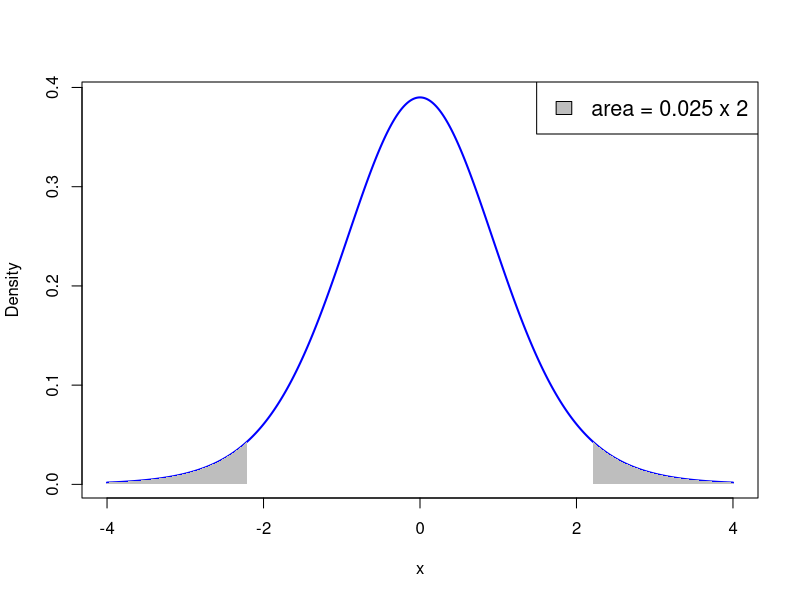
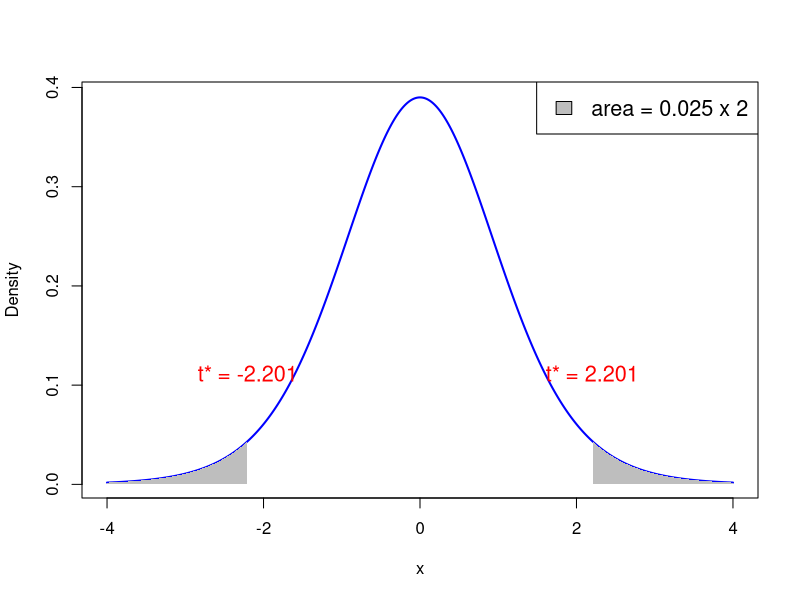
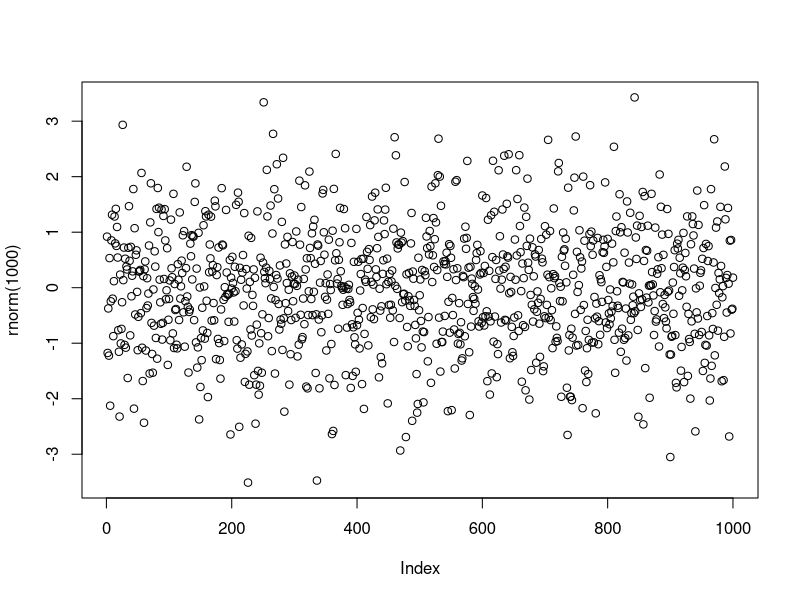
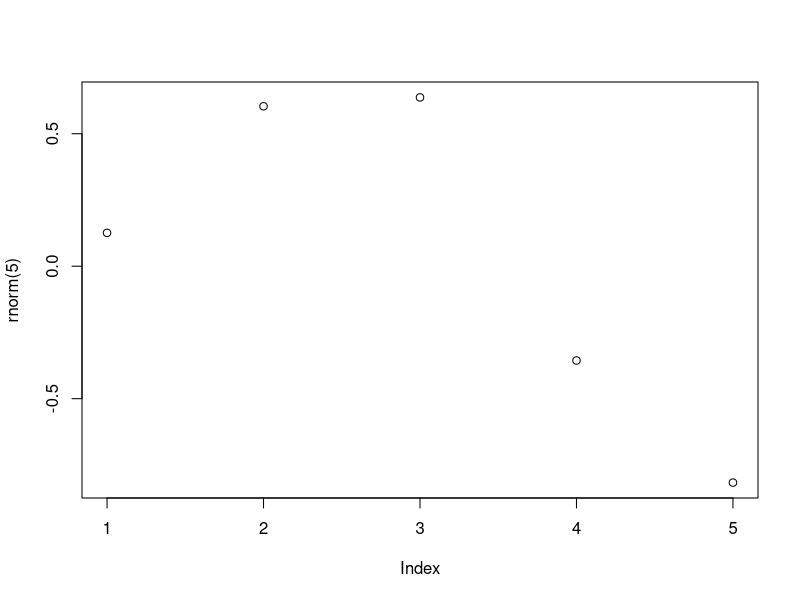
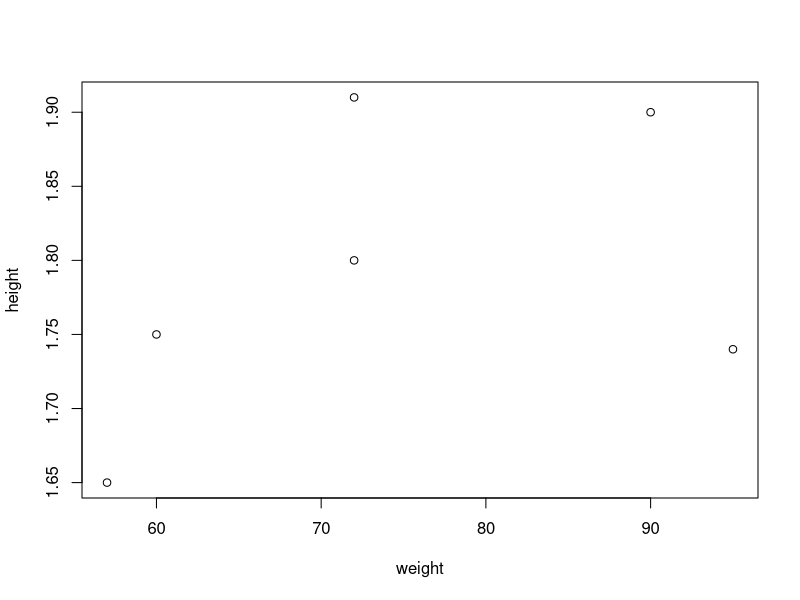
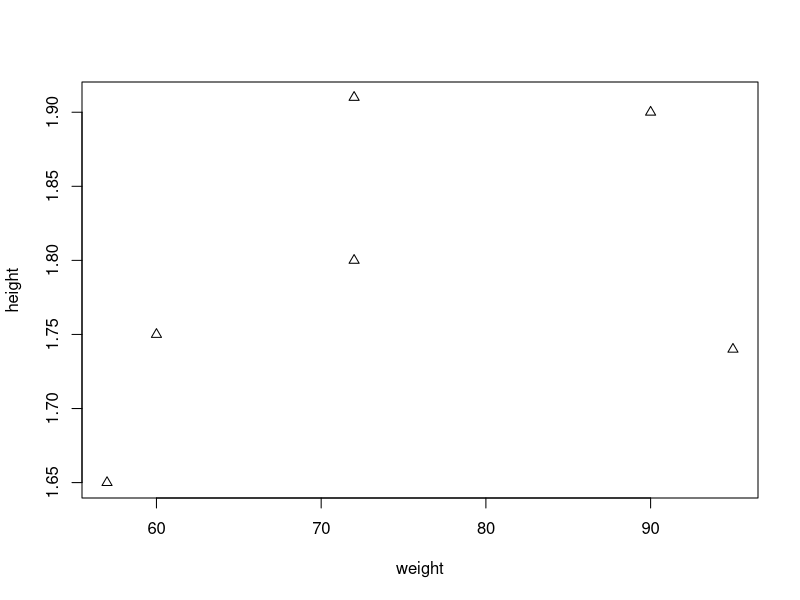
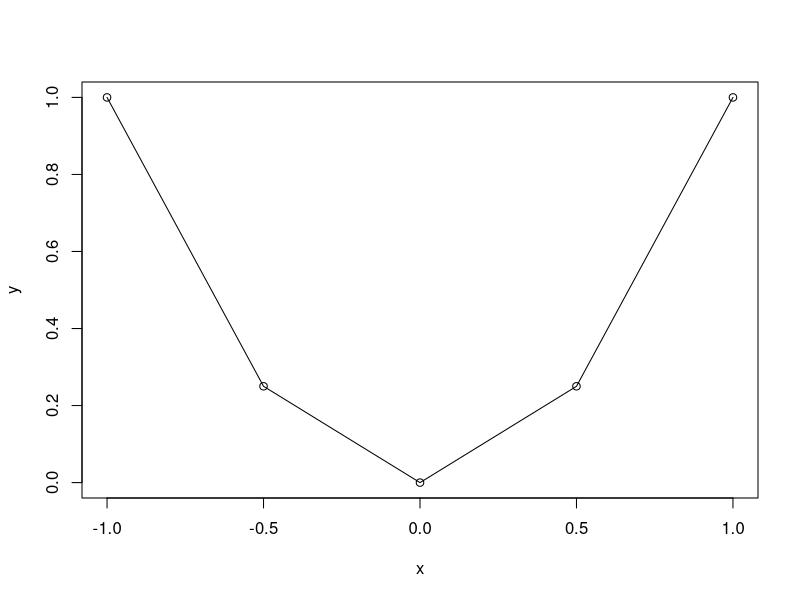
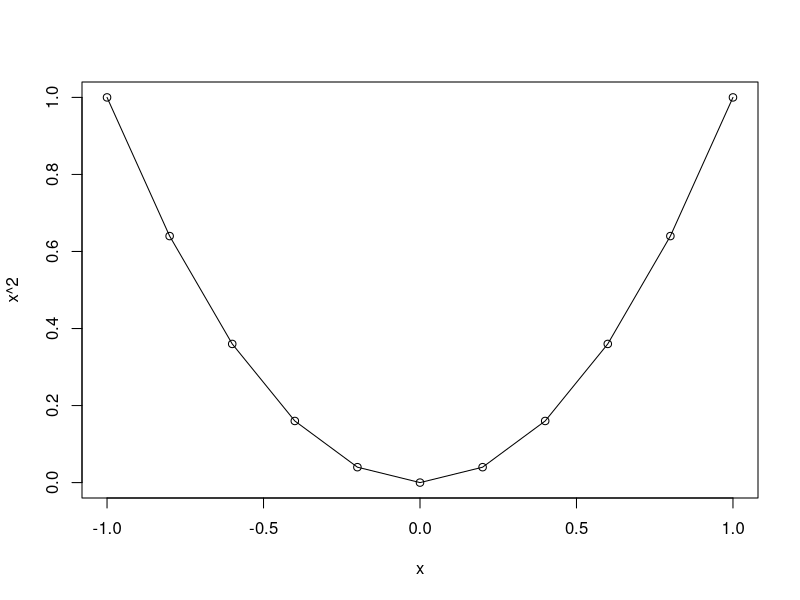

Recreate these plots in R, in order.
## ---- chunk 1
# Degrees of freedom
df <- 11

# Values for x-axis
x <- seq(-4, 4, length.out = 1000)

# Calculate PDF of t-distribution
pdf <- dt(x, df)

# Plot PDF
plot(x, pdf, type = "l", col = "blue", lwd = 2, xlab = "x", ylab = "Density")

# Shade area where p-value < 0.025
x_fill_left <- x[x <= qt(0.025, df)]
y_fill_left <- pdf[x <= qt(0.025, df)]
polygon(c(x_fill_left, rev(x_fill_left)), c(y_fill_left, rep(0, length(y_fill_left))), col = "gray", border = NA)

# Shade area where p-value > 0.975
x_fill_right <- x[x >= qt(0.975, df)]
y_fill_right <- pdf[x >= qt(0.975, df)]
polygon(c(x_fill_right, rev(x_fill_right)), c(y_fill_right, rep(0, length(y_fill_right))), col = "gray", border = NA)

# Add legend
legend("topright", legend = c("area = 0.025 x 2"), fill = "gray", cex = 1.3)


## ---- chunk 2
# Degrees of freedom
df <- 11

# Values for x-axis
x <- seq(-4, 4, length.out = 1000)

# Calculate PDF of t-distribution
pdf <- dt(x, df)

# Plot PDF
plot(x, pdf, type = "l", col = "blue", lwd = 2, xlab = "x", ylab = "Density")

# Shade area where p-value < 0.025
x_fill_left <- x[x <= qt(0.025, df)]
y_fill_left <- pdf[x <= qt(0.025, df)]
polygon(c(x_fill_left, rev(x_fill_left)), c(y_fill_left, rep(0, length(y_fill_left))), col = "gray", border = NA)

# Shade area where p-value > 0.975
x_fill_right <- x[x >= qt(0.975, df)]
y_fill_right <- pdf[x >= qt(0.975, df)]
polygon(c(x_fill_right, rev(x_fill_right)), c(y_fill_right, rep(0, length(y_fill_right))), col = "gray", border = NA)

# Add annotations for p value = 0.025 on both sides
text(qt(0.025, df), dt(qt(0.025, df), df) + 0.05, paste("t* =", round(qt(0.025, df), 4)), pos = 3, col = "red", cex = 1.3, adj = c(8.5, 4.5))
text(qt(0.975, df), dt(qt(0.975, df), df) + 0.05, paste("t* =", round(qt(0.975, df), 4)), pos = 3, col = "red", cex = 1.3, adj = c(5.5, 4.5))

# Add legend
legend("topright", legend = c("area = 0.025 x 2"), fill = "gray", cex = 1.3)


## ---- chunk 3
#| echo: true
plot(rnorm(1000))
## ---- chunk 4
#| echo: true

2 + 2
2 * 3 - 1 + 2 ^ 7
exp(-10)
log(2)
pi
sin(pi/2)

## ---- chunk 5
#| echo: true

# This is a comment in R
# Comments are ignored by R

1 + 1   # This works out the result of one plus one!
## ---- chunk 6
#| echo: true
rnorm(5)
## ---- chunk 7
#| echo: true
#| output-location: slide
plot(rnorm(5))
## ---- chunk 8
#| echo: true
x <- 2
x
## ---- chunk 9
#| echo: true
x <- 2
x + x
x
## ---- chunk 10
x <- 2
print(x)
## ---- chunk 11
#| echo: true
sentence <- "Stats is great!"
print(sentence)
## ---- chunk 12
#| echo: true
sentence <- "Stats is great!"
cat(sentence)
## ---- chunk 13
#| echo: true

# Store the result of 2 + 2 in variable two.plus.two

two.plus.two <- 2 + 2

# We want to print to screen the following message:
# "The result of 2 + 2 is two.plus.two"

cat("The result of 2 + 2 is", two.plus.two)
## ---- chunk 14
# This codes sums two numbers and prints result on screen
x <- 1
y <- 2

result <- x + y

# Print the result on screen
cat("Code run successfully!")
cat("The sum of", x , "and", y, "is", result)
## ---- chunk 15
rm(list = ls())
## ---- chunk 16
#| echo: true

# Create 3 variables x, y, z
x <- 2
y <- "Dog"
z <- pi

# Workspace contains variables x, y, z
# This can be displayed by using ls()
ls()
## ---- chunk 17
#| echo: true

# Create 3 variables x, y, z
x <- 2
y <- "Dog"
z <- pi

# Remove x from workspace
rm(x)

# Now the workspace contains only y and z
ls( )
## ---- chunk 18
#| echo: true

# Create 3 variables x, y, z
x <- 2
y <- "Dog"
z <- pi

# Remove all variables from workspace
rm(list = ls())

# Let us check that the workspace is empty
ls( )
## ---- chunk 19
#| echo: true

# Constuct a vector and store it in variable "vector"
vector <- c(60, 72, 57, 90, 95, 72)

# Print vector
print(vector)
## ---- chunk 20
#| echo: true

# Constuct two vectors of radius and height of 6 cylinders
radius <- c(6, 7, 5, 9, 9, 7)
height <- c(1.7, 1.8, 1.6, 2, 1, 1.9)

# Compute the volume of each cylinder and store it in "volume"
volume <- pi * radius^2 * height

# Print volume
print(volume)
## ---- chunk 21
#| echo: true

a <- c(1, 2, 3, 4, 5, 6, 7)
b <- c(0, 1)

a + b
## ---- chunk 22
#| echo: true

vector <- c(1, 2, 3, 4, 5, 6)
scalar <- 2

# Multiplication of vector by a scalar
vector * scalar

# Summing a scalar to each component of a vector
vector + scalar
## ---- chunk 23
x <- c(1, 2, 3, 4, 5)

sum <- sum(x)
length <- length(x)

cat("Here is the vector x: (", x, ")")
cat("The components of vector x sum to", sum)
cat("The length of vector x is", length)
## ---- chunk 24
# First store the wage data into a vector
x <- c(36, 40, 46, 54, 57, 58, 59, 60, 62, 63)

# Let us compute the mean by using formula
xbar = sum(x) / length(x)

# Compute the mean by using built in R function
xbar_check = mean(x)

# We now print both results to screen
cat("Sample mean computed with formula is", xbar)
cat("Sample mean computed by R is", xbar_check)
cat("They coincide!")
## ---- chunk 25
# Again, store the wage data into a vector
x <- c(36, 40, 46, 54, 57, 58, 59, 60, 62, 63)

# Compute the sample variance using formula
xbar = mean(x)
n = length(x)
s2 = sum( (x - xbar)^2 ) / (n - 1) 

# Compute the sample variance using built in R function
s2_check = sd(x)^2

# We now print both results to screen
cat("Sample variance computed with formula is", s2)
cat("Sample variance computed by R is", s2_check)
cat("They coincide!")
## ---- chunk 26
# Enter CCI data using c()
score_2007 <- c(86, 86, 88, 90, 99, 97, 97, 96, 99, 97, 90, 90)
score_2009 <- c(24, 22, 21, 21, 19, 18, 17, 18, 21, 23, 22, 21)

# Compute vector of differences in CCI
difference <- score_2007 - score_2009

# Perform t-test with null hypothesis mu0 = 0
t.test(difference, mu = 0)
## ---- chunk 27
# Enter CCI data using c()
score_2007 <- c(86, 86, 88, 90, 99, 97, 97, 96, 99, 97, 90, 90)
score_2009 <- c(24, 22, 21, 21, 19, 18, 17, 18, 21, 23, 22, 21)
difference <- score_2007 - score_2009

# Store output of t-test
t_test_result <- t.test(difference, mu = 0)

# Capture output from print
output <- capture.output(print(t_test_result))

# Print only one line of the output
cat(output[2])
## ---- chunk 28
# Enter CCI data using c()
score_2007 <- c(86, 86, 88, 90, 99, 97, 97, 96, 99, 97, 90, 90)
score_2009 <- c(24, 22, 21, 21, 19, 18, 17, 18, 21, 23, 22, 21)
difference <- score_2007 - score_2009

# Store output of t-test
t_test_result <- t.test(difference, mu = 0)

# Capture output from print
output <- capture.output(print(t_test_result))

# Print only one line of the output
cat(output[4])
## ---- chunk 29
# Enter CCI data using c()
score_2007 <- c(86, 86, 88, 90, 99, 97, 97, 96, 99, 97, 90, 90)
score_2009 <- c(24, 22, 21, 21, 19, 18, 17, 18, 21, 23, 22, 21)
difference <- score_2007 - score_2009

# Store output of t-test
t_test_result <- t.test(difference, mu = 0)

# Capture output from print
output <- capture.output(print(t_test_result))

# Print only one line of the output
cat(output[5])
## ---- chunk 30
# Enter CCI data using c()
score_2007 <- c(86, 86, 88, 90, 99, 97, 97, 96, 99, 97, 90, 90)
score_2009 <- c(24, 22, 21, 21, 19, 18, 17, 18, 21, 23, 22, 21)
difference <- score_2007 - score_2009

# Store output of t-test
t_test_result <- t.test(difference, mu = 0)

# Capture output from print
output <- capture.output(print(t_test_result))

# Print only one line of the output
cat(output[6])
## ---- chunk 31
# Enter CCI data using c()
score_2007 <- c(86, 86, 88, 90, 99, 97, 97, 96, 99, 97, 90, 90)
score_2009 <- c(24, 22, 21, 21, 19, 18, 17, 18, 21, 23, 22, 21)
difference <- score_2007 - score_2009

# Store output of t-test
t_test_result <- t.test(difference, mu = 0)

# Capture output from print
output <- capture.output(print(t_test_result))

# Print only one line of the output
cat(output[7])
cat(output[8])
## ---- chunk 32
# Enter CCI data using c()
score_2007 <- c(86, 86, 88, 90, 99, 97, 97, 96, 99, 97, 90, 90)
score_2009 <- c(24, 22, 21, 21, 19, 18, 17, 18, 21, 23, 22, 21)
difference <- score_2007 - score_2009

# Store output of t-test
t_test_result <- t.test(difference, mu = 0)

# Capture output from print
output <- capture.output(print(t_test_result))

# Print only one line of the output
cat(output[7])
cat(output[8])
## ---- chunk 33
# Enter CCI data using c()
score_2007 <- c(86, 86, 88, 90, 99, 97, 97, 96, 99, 97, 90, 90)
score_2009 <- c(24, 22, 21, 21, 19, 18, 17, 18, 21, 23, 22, 21)
difference <- score_2007 - score_2009

# Store output of t-test
t_test_result <- t.test(difference, mu = 0)

# Capture output from print
output <- capture.output(print(t_test_result))

# Print only one line of the output
cat(output[7])
cat(output[8])
## ---- chunk 34
# Enter CCI data using c()
score_2007 <- c(86, 86, 88, 90, 99, 97, 97, 96, 99, 97, 90, 90)
score_2009 <- c(24, 22, 21, 21, 19, 18, 17, 18, 21, 23, 22, 21)
difference <- score_2007 - score_2009

# Store output of t-test
t_test_result <- t.test(difference, mu = 0)

# Capture output from print
output <- capture.output(print(t_test_result))

# Print only one line of the output
cat(output[9])
cat(output[10])
cat(output[11])
## ---- chunk 35
#| echo: true
#| output-location: slide

# Store weight and height data in 2 vectors
weight <- c(60, 72, 57, 90, 95, 72)
height <- c(1.75, 1.80, 1.65, 1.90, 1.74, 1.91)

# Plot weight against height
plot(weight, height)
## ---- chunk 36
#| echo: true
#| output-location: slide

# Store weight and height data in 2 vectors
weight <- c(60, 72, 57, 90, 95, 72)
height <- c(1.75, 1.80, 1.65, 1.90, 1.74, 1.91)

# Plot weight against height using little triangles
plot(weight, height, pch = 2)
## ---- chunk 37
#| echo: true
#| output-location: slide

# Input vector for grid of x coordinates
x <- c(-1, -0.5, 0, 0.5, 1)

# Compute the function y=x^2 on the grid
y <- x^2

# Generate scatter plot of (x,y)
plot(x, y)

# Add linear interpolation
lines(x, y)
## ---- chunk 38
#| echo: true
x <- seq(from = 2, to = 20, by = 2)
print(x)
## ---- chunk 39
x <- seq(from = 1, to = 11, by = 2)
y <- seq(1, 11, 2)

cat("Vector x is: (", x, ")")
cat("Vector y is: (", y, ")")
cat("They are the same!")
## ---- chunk 40
#| echo: true

x <- seq(from = -1, to = 1, by = 0.2)
print(x)
## ---- chunk 41
#| echo: true
#| 
# Use seq() to generate x grid
x <- seq(from = -1, to = 1, by = 0.2)

# Plot the function y=x^2
plot(x, x^2)
lines(x, x^2)
## ---- chunk 42
#| echo: true
#| output-location: slide

x <- rnorm(1000)

plot(x)
